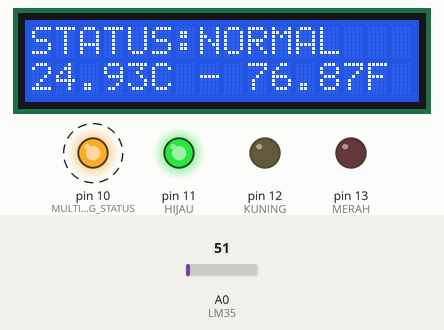
This program was run on a simulated Arduino Uno, built with avr-gcc and run on an emulated ATmega328P. Shown: 16×2 character LCD, output pins drawn as LEDs (lit = HIGH). Dashed ring = blinking. Inputs (shaded band) come from the test bench; at power-on: A0 (LM35) = 51. What the program prints to the serial monitor is not drawn.

Above: at 3.3 s.
3.4 s: A0 (LM35) set to 41
At 4.0 s:
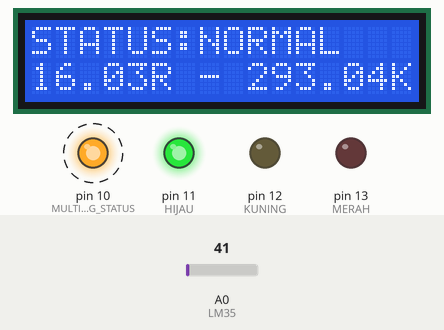
6.2 s: A0 (LM35) set to 33
At 7.7 s:
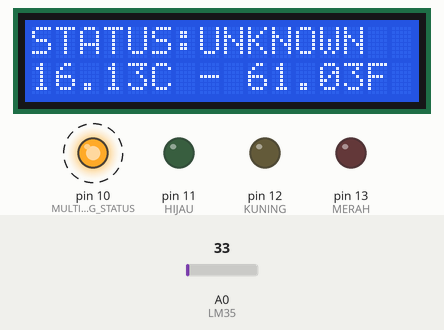
8.8 s: A0 (LM35) set to 71
At 9.8 s:
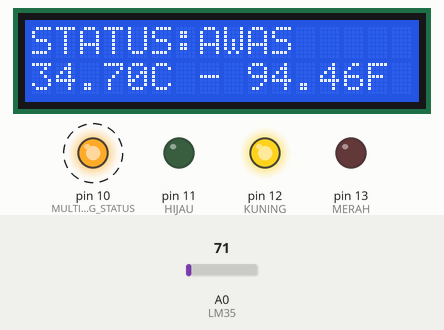
11.8 s: A0 (LM35) set to 87
At 13.9 s:
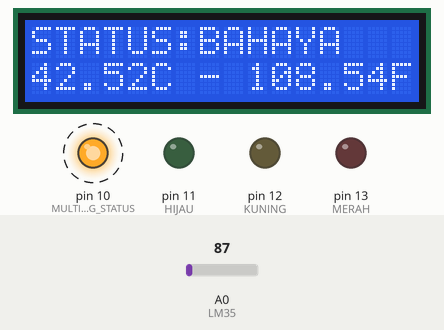
14.8 s: A0 (LM35) set to 15
At 16.0 s:
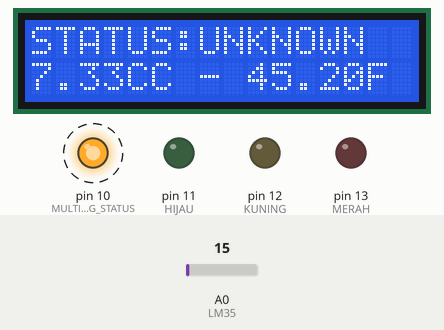
17.6 s: A0 (LM35) set to 61
At 19.1 s:
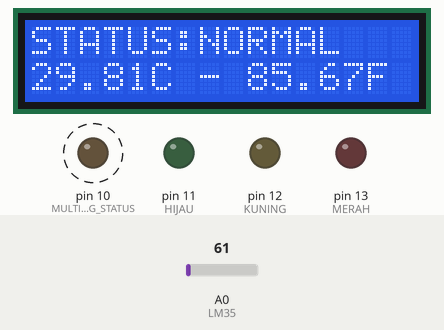
Timing chart, 0 to 20.2 s (numbered marks = the images above; inputs shaded):
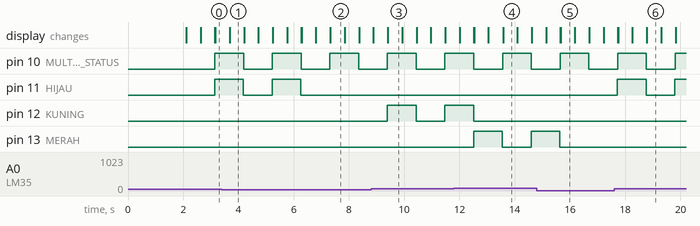

The program:

main.cpp
```cpp
#include <main.h>

void setup()
{
  Serial.begin(9600);

  pinMode(A0, INPUT); //LM35
  pinMode(MERAH, OUTPUT); //Merah
  pinMode(KUNING, OUTPUT); //Kuning
  pinMode(HIJAU, OUTPUT); //Hijau
  pinMode(MULTITASKING_STATUS, OUTPUT); //Lampu tanda kode multitasking

  while (lcd.begin(16, 2) != 1)
  {
    Serial.println(F("PCF8574 is not connected or lcd pins declaration is wrong. Only pins numbers: 4,5,6,16,11,12,13,14 are legal."));
    delay(5000);
  }

  lcd.print(F("KELOMPOK 4"));
  lcd.setCursor(0,2);
  lcd.print(F("INITIALIZING ......"));
  delay(2000);

  lcd.clear();


  lcd.print("STATUS: ");

  lcd.setCursor(7,2);
  lcd.print(F("-"));

}


uint16_t loopBefore = millis();
void loop()
{
  lcd.setCursor(0, 2);
  lcd.print(getCelcius());
  lcd.print("C");

  lcd.setCursor(9,2);
  lcd.print(getFahren());
  lcd.print("F ");
  delay(500);
  lcd.write(LCD_SPACE_SYMBOL);

  lcd.setCursor(0,2);
  lcd.print(getReamur());
  lcd.print("R");

  lcd.setCursor(9,2);
  lcd.print(getKelvin());
  lcd.print("K");
  delay(500);
  lcd.write(LCD_SPACE_SYMBOL);

  lcd.setCursor(7, 0);
  lcd.print(checkAlarm());
  lcd.write(LCD_SPACE_SYMBOL);

  uint16_t now = millis();
  if( (now - loopBefore) > 50 )
  {
    digitalWrite(MULTITASKING_STATUS, !digitalRead(MULTITASKING_STATUS));
    loopBefore = now;
  }


  cetakSuhu();
  checkAlarm();
}

String checkAlarm()
{
  float celcius = getCelcius();

  if(celcius >= 18 && celcius <= 30)
  {
    digitalWrite(MERAH, LOW);
    digitalWrite(KUNING, LOW);
    setAlarm(HIJAU, 100);
    return "NORMAL";
  }
  else if(celcius > 30 && celcius <= 40)
  {
    digitalWrite(MERAH, LOW);
    digitalWrite(HIJAU, LOW);
    setAlarm(KUNING, 100);
    return "AWAS  ";
  }
  else if(celcius > 40)
  {
    digitalWrite(HIJAU, LOW);
    digitalWrite(KUNING, LOW);
    setAlarm(MERAH, 100);
    return "BAHAYA";
  }
  else
  {
    digitalWrite(MERAH, LOW);
    digitalWrite(KUNING, LOW);
    digitalWrite(HIJAU, LOW);
    return "UNKNOWN";

  }
}

uint16_t setAlarmBefore = millis();
void setAlarm(uint8_t pin, uint16_t durasi)
{
  uint16_t now = millis();
  if( (now - setAlarmBefore) > durasi )
  {
    digitalWrite(pin, !digitalRead(pin));
    setAlarmBefore = now;
  }
}

uint16_t cetakSuhuBefore = millis();
void cetakSuhu()
{
  uint16_t now = millis();
  if( (now - cetakSuhuBefore) > 500 )
  {
    char buffer[64];
    sprintf_P(buffer, PSTR("%sC - %sF - %sR - %sK (%s)"),
      String(getCelcius()).c_str(), String(getFahren()).c_str(),
      String(getReamur()).c_str(), String(getKelvin()).c_str(), checkAlarm().c_str());
    Serial.println(buffer);
    cetakSuhuBefore = now;
  }
}

float getCelcius()
{
  int sinyalOutputTerkonversi = analogRead(A0);
  float sinyalOutput = (sinyalOutputTerkonversi/1023.0) * 5000;
  float celcius = (sinyalOutput / 10.0);

  return celcius;
}

float getFahren()
{
  float fahren = (getCelcius() * 1.8) + 32;
  return fahren;
}

float getReamur()
{
  float reamur = getCelcius() * 0.8;
  return reamur;
}

float getKelvin()
{
  float kelvin = getCelcius() + 273.0;
  return kelvin;
}
```

main.h
```cpp
#include <Arduino.h>
#include <Wire.h>
#include <LiquidCrystal_I2C.h>

#define LCD_SPACE_SYMBOL 0x20
#define MERAH 13
#define KUNING 12
#define HIJAU 11
#define MULTITASKING_STATUS 10

float getCelcius();
float getFahren();
float getReamur();
float getKelvin();
String checkAlarm();
void cetakSuhu();
void setAlarm(uint8_t pin, uint16_t durasi);

LiquidCrystal_I2C lcd(PCF8574_ADDR_A21_A11_A01, 4, 5, 6, 16, 11, 12, 13, 14, POSITIVE);
```

Measured:
- the behaviour switches between 37 and 36 on A0 (LM35) (found by bisection; images 1 and 2)
- the behaviour switches between 81 and 82 on A0 (LM35) (found by bisection; images 3 and 4)
- after the input at 3.4 s, the display: changes after 0.27 s (image 1)
- after the input at 6.2 s, pin 11 (HIJAU): goes on until 6.3 s, then stays LOW; the display: first changes after 0.07 s (image 2 shows a later state)
- after the input at 8.8 s, pin 12 (KUNING): LOW → HIGH after 0.59 s, → LOW 1.0 s later, → HIGH 1.0 s later; the display: first changes after 0.08 s (image 3 shows a later state)
- after the input at 11.8 s, pin 12 (KUNING): goes on until 12.5 s, then stays LOW; pin 13 (MERAH): LOW → HIGH after 0.71 s, → LOW 1.0 s later, → HIGH 1.0 s later; the display: first changes after 0.21 s (image 4 shows a later state)
- after the input at 14.8 s, pin 13 (MERAH): goes on until 15.6 s, then stays LOW; the display: first changes after 0.33 s (image 5 shows a later state)
- after the input at 17.6 s, pin 11 (HIJAU): LOW → HIGH after 0.12 s, → LOW 1.0 s later, → HIGH 1.0 s later; the display: first changes after 0.12 s (image 6 shows a later state)
